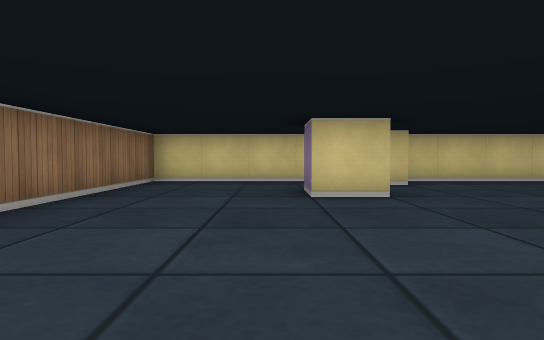
View 1 (above)

20 first-person views from a walk through a cub3D ray-caster map. The camera is about half as high as the walls, tilts 2° down and sees 75° across. The floor is counted in squares. Each view is taken from the middle of a square. On the plan, view 1 faces up. The plan holds only what a view shows up to about 9 squares ahead; the rest is blank.

View 2
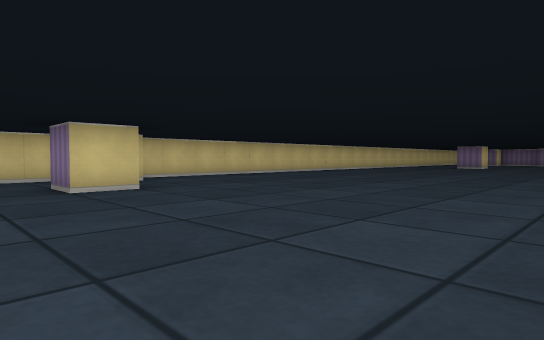

View 3
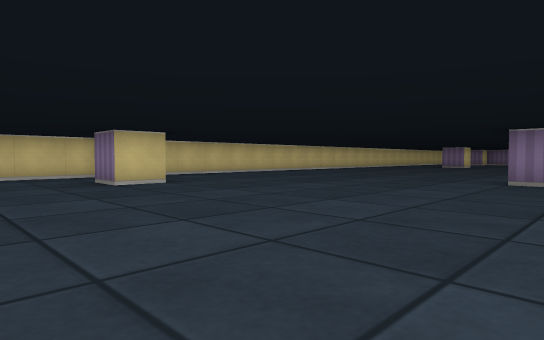

View 4
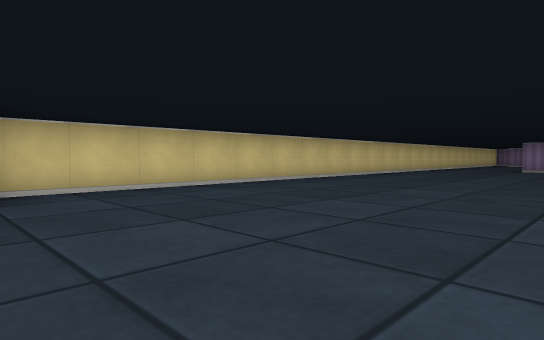

View 5
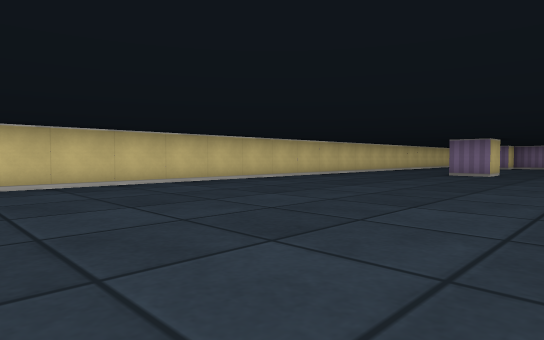

View 6
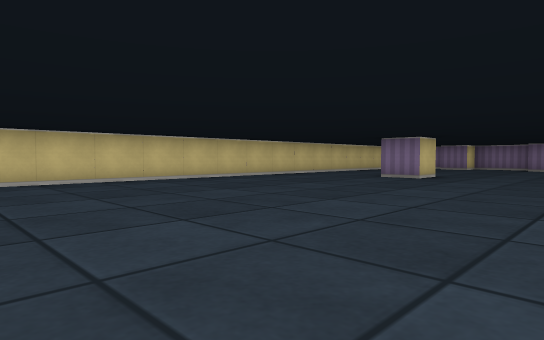

View 7
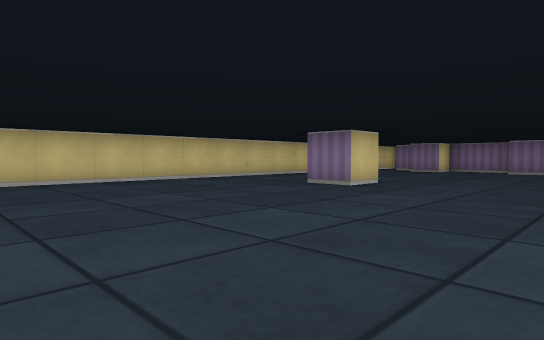

View 8
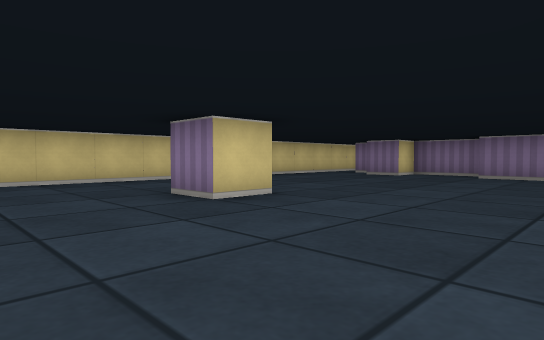

View 9
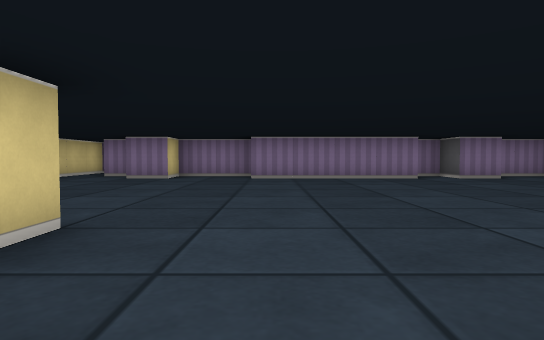

View 10
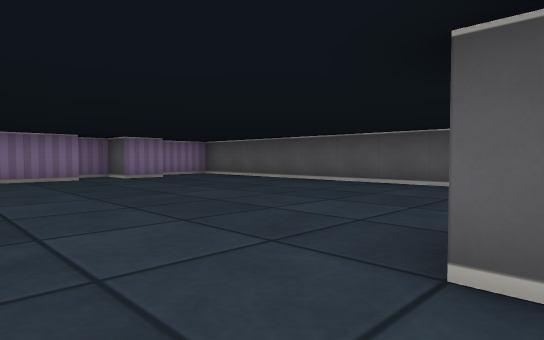

View 11
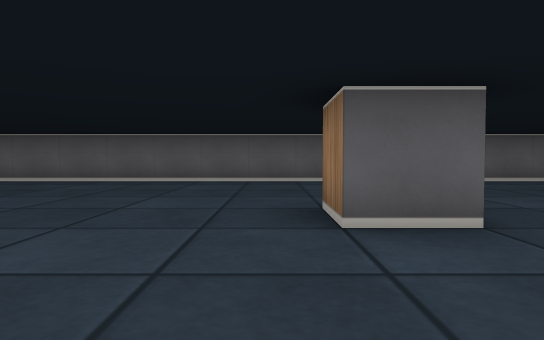

View 12
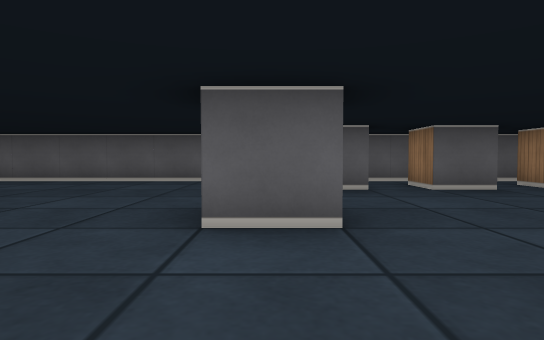

View 13
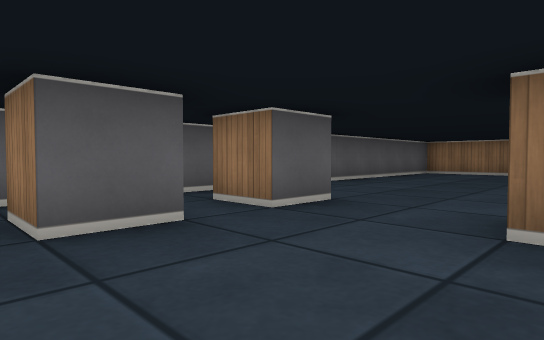

View 14
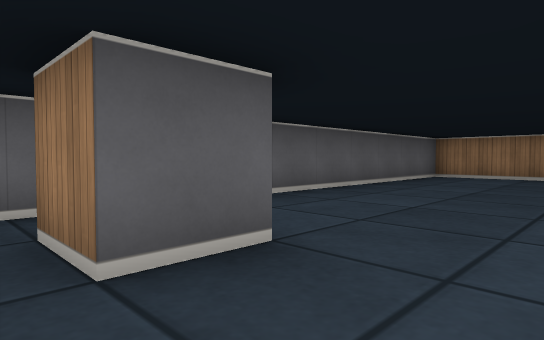

View 15
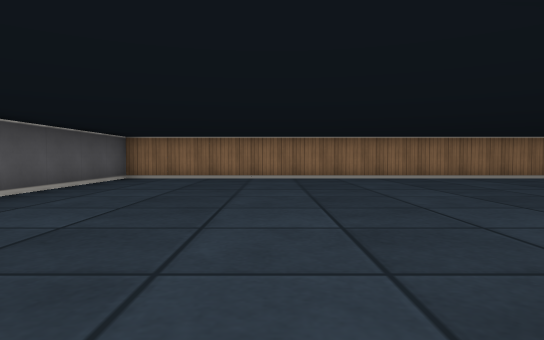

View 16
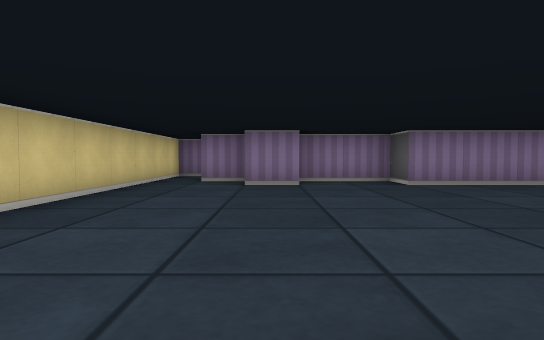

View 17
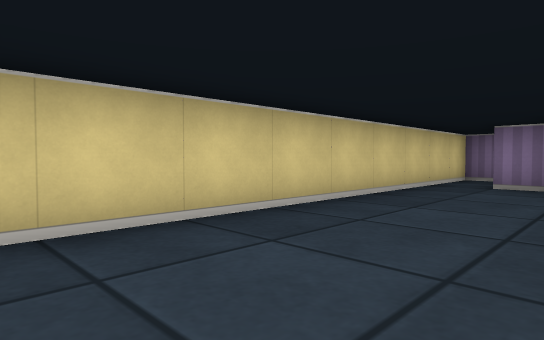

View 18
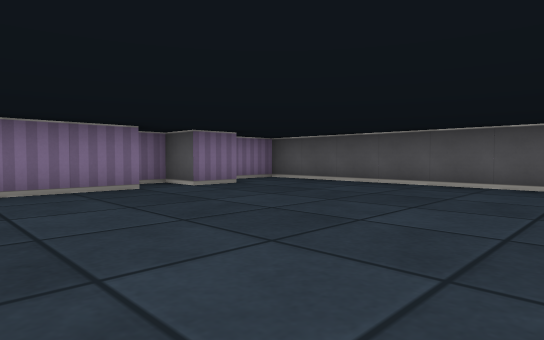

View 19
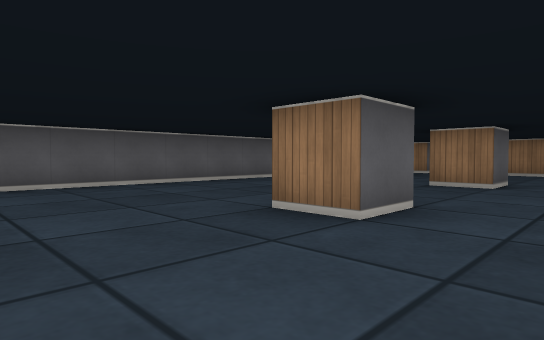

View 20
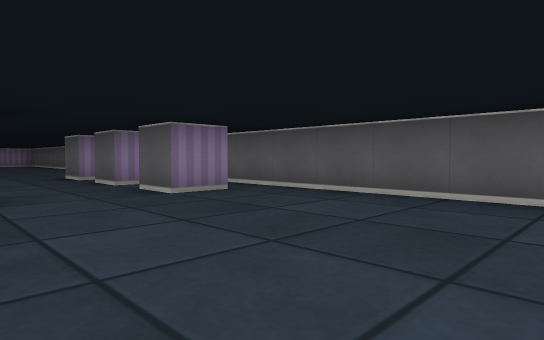

### Floor plan
Points are (right, up) in squares from view 1. A wall is a line through its corners. A room is listed if a view was taken in it or the views show most of it. See-through windows are left out.
Room 1 (views 1, 2, 3, 4, 5, 6, 7, 8, 9, 10, 11, 12, 13, 14, 15, 16, 17, 18, 19, 20)
walls: (10.5, -0.5) (11.5, -0.5) (11.5, -1.5); (14.4, -0.5) (15.5, -0.5) (15.5, -1.5); (9.5, -3.5) (10.5, -3.5); (5.5, -1.1) (5.5, -0.5); (7.5, -4) (7.5, -3.5) (8.5, -3.5) (8.5, -4.5); (17.6, 3.5) (16.5, 3.5) (16.5, 4.5); (5.5, -4.5) (5.5, -3.5) (6.5, -3.5) (6.5, -4.5); (1.6, 4.5) (0.5, 4.5) (0.5, 5.5); (2.6, 6.5) (2.1, 6.5); (1.2, 7.5) (-2.5, 7.5) (-2.5, -5.5) (24.2, -5.5); (23.5, -1.6) (23.5, 2.5) (24.5, 2.5) (24.5, 4.5); (23.5, -3.6) (23.5, -2.5) (24.5, -2.5) (24.5, -1.8); (24, 4.5) (23.5, 4.5) (23.5, 5.5); (24.5, 5.5) (24.5, 6.5); (24.5, -5.2) (24.5, -4.2); (26.5, 6.9) (26.5, 7.5) (2.6, 7.5)

Positions as (right, up) in squares from view 1, and headings:
1: (0, 0), facing up
2: (-1, -1), facing up-right
3: (-2, -2), facing up-right
4: (2, 2), facing up-right
5: (6, 1), facing up-right
6: (8, 0), facing up-right
7: (11, 0), facing up-right
8: (14, 0), facing up-right
9: (15, 2), facing right
10: (15, 1), facing down-right
11: (16, 2), facing down
12: (11, 2), facing down
13: (9, -1), facing down-left
14: (7, -2), facing down-left
15: (6, -2), facing left
16: (17, 5), facing right
17: (18, 5), facing up-right
18: (18, 1), facing down-right
19: (18, 1), facing down-left
20: (1, -1), facing down-right
